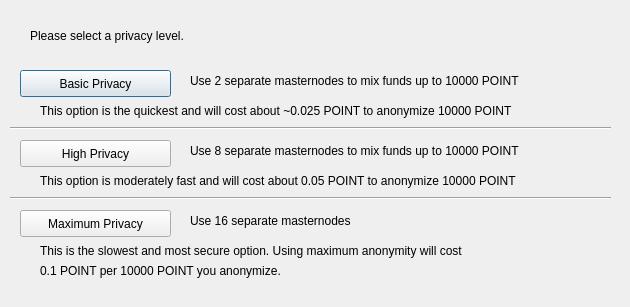
<?xml version="1.0" encoding="UTF-8"?>
<ui version="4.0">
 <class>ObfuscationConfig</class>
 <widget class="QDialog" name="ObfuscationConfig">
  <property name="geometry">
   <rect>
    <x>0</x>
    <y>0</y>
    <width>630</width>
    <height>307</height>
   </rect>
  </property>
  <property name="windowTitle">
   <string>Configure Obfuscation</string>
  </property>
  <widget class="QPushButton" name="buttonBasic">
   <property name="geometry">
    <rect>
     <x>20</x>
     <y>70</y>
     <width>151</width>
     <height>27</height>
    </rect>
   </property>
   <property name="text">
    <string>Basic Privacy</string>
   </property>
  </widget>
  <widget class="QPushButton" name="buttonHigh">
   <property name="geometry">
    <rect>
     <x>20</x>
     <y>140</y>
     <width>151</width>
     <height>27</height>
    </rect>
   </property>
   <property name="text">
    <string>High Privacy</string>
   </property>
  </widget>
  <widget class="QPushButton" name="buttonMax">
   <property name="geometry">
    <rect>
     <x>20</x>
     <y>210</y>
     <width>151</width>
     <height>27</height>
    </rect>
   </property>
   <property name="text">
    <string>Maximum Privacy</string>
   </property>
  </widget>
  <widget class="QLabel" name="label">
   <property name="geometry">
    <rect>
     <x>30</x>
     <y>20</y>
     <width>571</width>
     <height>31</height>
    </rect>
   </property>
   <property name="text">
    <string>Please select a privacy level.</string>
   </property>
  </widget>
  <widget class="QLabel" name="label_2">
   <property name="geometry">
    <rect>
     <x>190</x>
     <y>70</y>
     <width>421</width>
     <height>21</height>
    </rect>
   </property>
   <property name="text">
    <string>Use 2 separate masternodes to mix funds up to 10000 POINT</string>
   </property>
  </widget>
  <widget class="QLabel" name="label_3">
   <property name="geometry">
    <rect>
     <x>190</x>
     <y>140</y>
     <width>411</width>
     <height>21</height>
    </rect>
   </property>
   <property name="text">
    <string>Use 8 separate masternodes to mix funds up to 10000 POINT</string>
   </property>
  </widget>
  <widget class="QLabel" name="label_4">
   <property name="geometry">
    <rect>
     <x>190</x>
     <y>210</y>
     <width>421</width>
     <height>21</height>
    </rect>
   </property>
   <property name="text">
    <string>Use 16 separate masternodes</string>
   </property>
  </widget>
  <widget class="QLabel" name="label_6">
   <property name="geometry">
    <rect>
     <x>40</x>
     <y>100</y>
     <width>561</width>
     <height>21</height>
    </rect>
   </property>
   <property name="text">
    <string>This option is the quickest and will cost about ~0.025 POINT to anonymize 10000 POINT</string>
   </property>
  </widget>
  <widget class="QLabel" name="label_7">
   <property name="geometry">
    <rect>
     <x>40</x>
     <y>170</y>
     <width>561</width>
     <height>21</height>
    </rect>
   </property>
   <property name="text">
    <string>This option is moderately fast and will cost about 0.05 POINT to anonymize 10000 POINT</string>
   </property>
  </widget>
  <widget class="QLabel" name="label_8">
   <property name="geometry">
    <rect>
     <x>40</x>
     <y>240</y>
     <width>561</width>
     <height>21</height>
    </rect>
   </property>
   <property name="text">
    <string>This is the slowest and most secure option. Using maximum anonymity will cost</string>
   </property>
  </widget>
  <widget class="QLabel" name="label_9">
   <property name="geometry">
    <rect>
     <x>40</x>
     <y>260</y>
     <width>561</width>
     <height>21</height>
    </rect>
   </property>
   <property name="text">
    <string>0.1 POINT per 10000 POINT you anonymize.</string>
   </property>
  </widget>
  <widget class="Line" name="line">
   <property name="geometry">
    <rect>
     <x>10</x>
     <y>120</y>
     <width>601</width>
     <height>16</height>
    </rect>
   </property>
   <property name="orientation">
    <enum>Qt::Horizontal</enum>
   </property>
  </widget>
  <widget class="Line" name="line_2">
   <property name="geometry">
    <rect>
     <x>10</x>
     <y>190</y>
     <width>601</width>
     <height>16</height>
    </rect>
   </property>
   <property name="orientation">
    <enum>Qt::Horizontal</enum>
   </property>
  </widget>
 </widget>
 <resources/>
 <connections/>
</ui>
